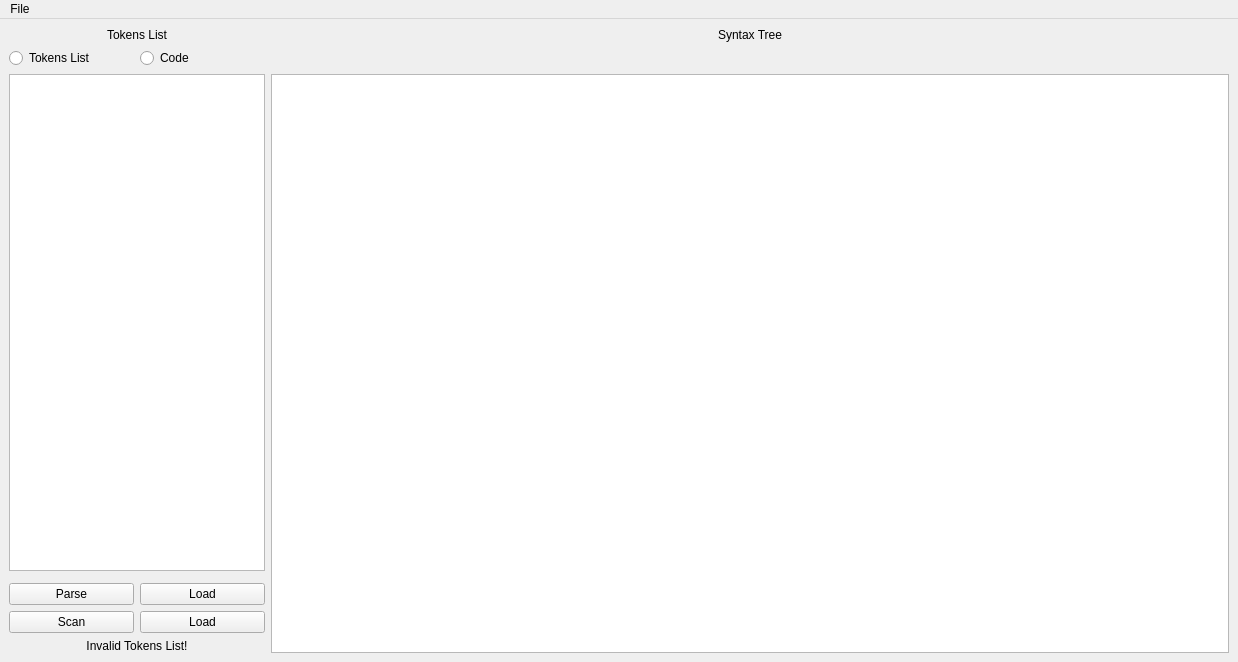
<?xml version="1.0" encoding="UTF-8"?>
<ui version="4.0">
 <class>MainWindow</class>
 <widget class="QMainWindow" name="MainWindow">
  <property name="geometry">
   <rect>
    <x>0</x>
    <y>0</y>
    <width>1238</width>
    <height>662</height>
   </rect>
  </property>
  <property name="windowTitle">
   <string>MainWindow</string>
  </property>
  <widget class="QWidget" name="centralwidget">
   <layout class="QGridLayout" name="gridLayout_2">
    <item row="0" column="0">
     <layout class="QGridLayout" name="gridLayout">
      <item row="4" column="0">
       <widget class="QPushButton" name="parseButton">
        <property name="text">
         <string>Parse</string>
        </property>
       </widget>
      </item>
      <item row="6" column="0" colspan="2">
       <widget class="QLabel" name="errorLabel">
        <property name="text">
         <string>Invalid Tokens List!</string>
        </property>
        <property name="alignment">
         <set>Qt::AlignCenter</set>
        </property>
       </widget>
      </item>
      <item row="0" column="2">
       <widget class="QLabel" name="syntaxTreeLabel">
        <property name="text">
         <string>Syntax Tree</string>
        </property>
        <property name="alignment">
         <set>Qt::AlignCenter</set>
        </property>
       </widget>
      </item>
      <item row="5" column="0">
       <widget class="QPushButton" name="scanButton">
        <property name="text">
         <string>Scan</string>
        </property>
       </widget>
      </item>
      <item row="5" column="1">
       <widget class="QPushButton" name="loadCodeButton">
        <property name="text">
         <string>Load</string>
        </property>
       </widget>
      </item>
      <item row="0" column="0" colspan="2">
       <widget class="QLabel" name="tokensListLabel">
        <property name="text">
         <string>Tokens List</string>
        </property>
        <property name="alignment">
         <set>Qt::AlignCenter</set>
        </property>
       </widget>
      </item>
      <item row="4" column="1">
       <widget class="QPushButton" name="loadButton">
        <property name="text">
         <string>Load</string>
        </property>
       </widget>
      </item>
      <item row="2" column="2" rowspan="5">
       <widget class="QGraphicsView" name="graphicsView">
        <property name="font">
         <font>
          <pointsize>14</pointsize>
         </font>
        </property>
       </widget>
      </item>
      <item row="2" column="0" colspan="2">
       <widget class="QPlainTextEdit" name="tokensListEdit">
        <property name="font">
         <font>
          <pointsize>14</pointsize>
         </font>
        </property>
        <property name="horizontalScrollBarPolicy">
         <enum>Qt::ScrollBarAsNeeded</enum>
        </property>
        <property name="sizeAdjustPolicy">
         <enum>QAbstractScrollArea::AdjustIgnored</enum>
        </property>
        <property name="lineWrapMode">
         <enum>QPlainTextEdit::NoWrap</enum>
        </property>
       </widget>
      </item>
      <item row="1" column="0">
       <widget class="QRadioButton" name="tokensListRadioButton">
        <property name="text">
         <string>Tokens List</string>
        </property>
       </widget>
      </item>
      <item row="1" column="1">
       <widget class="QRadioButton" name="codeListRadioButton">
        <property name="text">
         <string>Code</string>
        </property>
       </widget>
      </item>
     </layout>
    </item>
   </layout>
  </widget>
  <widget class="QMenuBar" name="menubar">
   <property name="geometry">
    <rect>
     <x>0</x>
     <y>0</y>
     <width>1238</width>
     <height>22</height>
    </rect>
   </property>
   <widget class="QMenu" name="menuFile">
    <property name="title">
     <string>File</string>
    </property>
    <addaction name="actionNew"/>
    <addaction name="actionExit"/>
   </widget>
   <addaction name="menuFile"/>
  </widget>
  <action name="actionNew">
   <property name="icon">
    <iconset resource="resources.qrc">
     <normaloff>:/icons/icons/new-file-icon.png</normaloff>:/icons/icons/new-file-icon.png</iconset>
   </property>
   <property name="text">
    <string>New</string>
   </property>
  </action>
  <action name="actionExit">
   <property name="icon">
    <iconset resource="resources.qrc">
     <normaloff>:/icons/icons/exit.ico</normaloff>:/icons/icons/exit.ico</iconset>
   </property>
   <property name="text">
    <string>Exit</string>
   </property>
  </action>
 </widget>
 <resources>
  <include location="resources.qrc"/>
 </resources>
 <connections/>
</ui>
